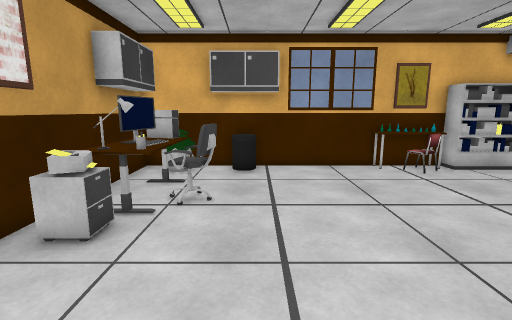
[1] (above)

12 first-person views from a walk through a scene from a Unity 3-D project. The camera is 1.3 m above the floor, tilts 10° down and sees 85° across. The floor is counted in squares, 0.5 m on a side. Each view is taken from the middle of a square. On the plan, view 1 faces up. The plan holds only what a view shows up to about 19 squares ahead; the rest is blank. The place goes on beyond the plan. The player is left out. Some surface patterns are stand-ins.

[2]
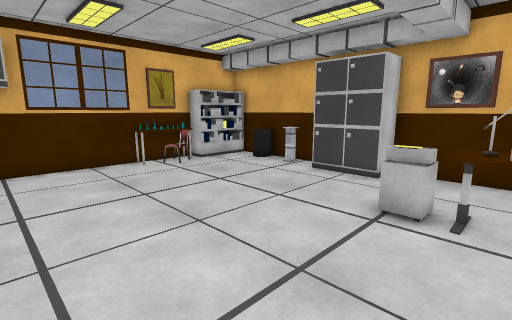

[3]
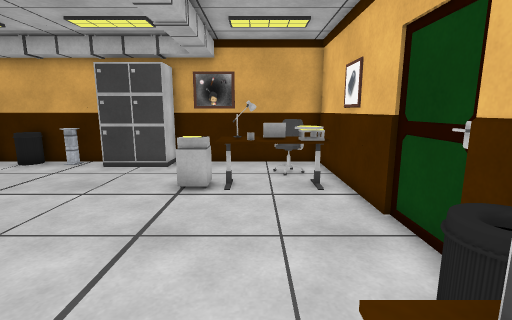

[4]
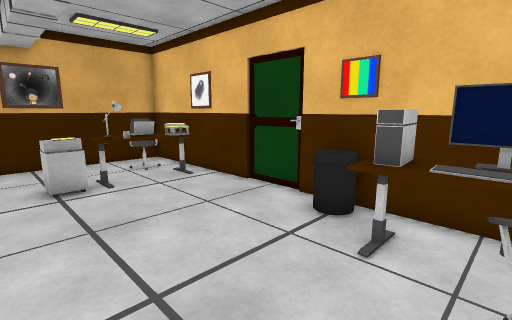

[5]
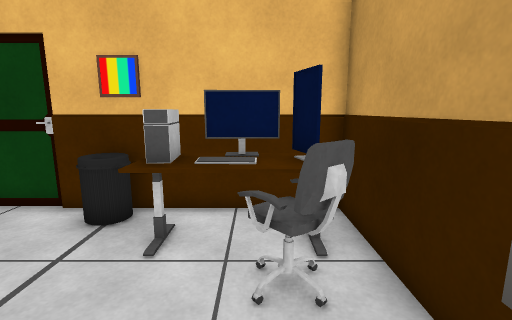

[6]
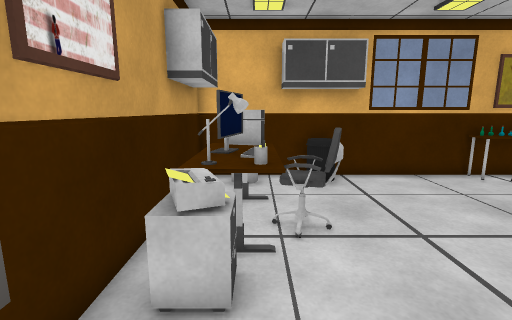

[7]
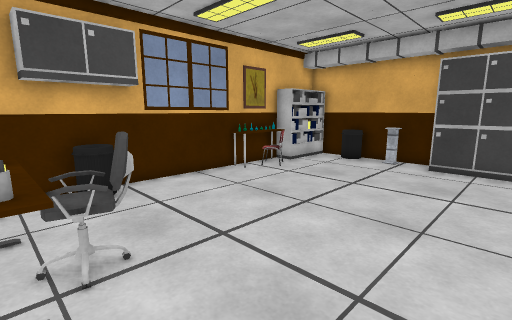

[8]
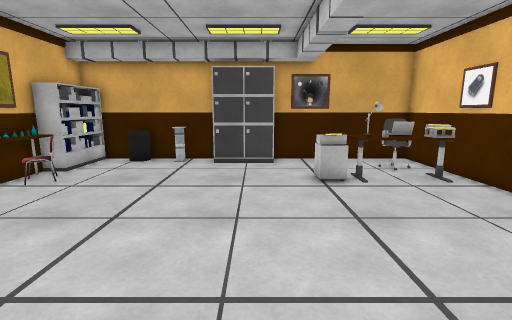

[9]
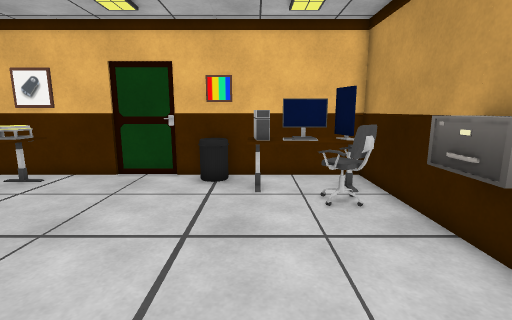

[10]
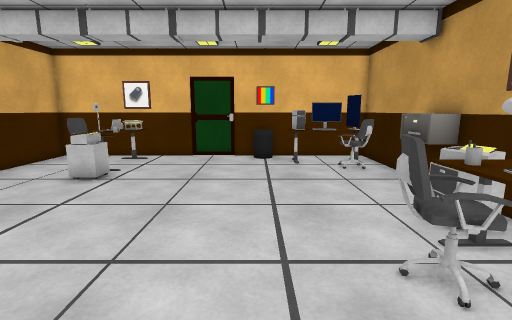

[11]
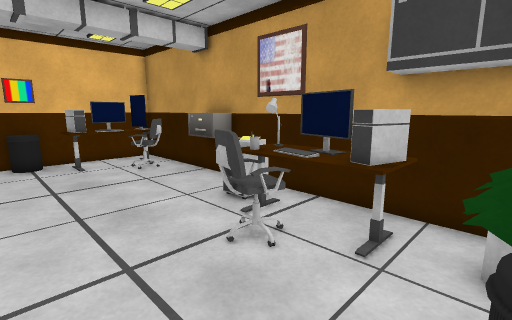

[12]
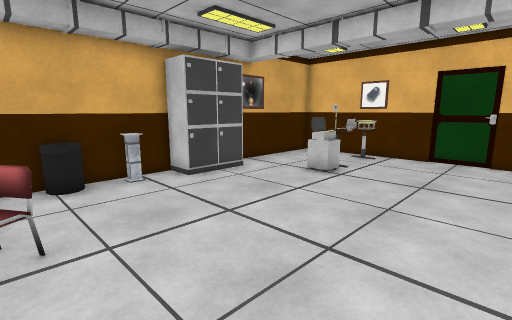

### Floor plan
Points are (right, up) in squares from view 1. A wall is a line through its corners. A room is listed if a view was taken in it or the views show most of it. See-through windows are left out.
Room 1 (views 1, 2, 3, 4, 5, 6, 7, 8, 9, 10, 11, 12)
walls: (8.2, 13.2) (0.4, 13.2); (2.4, -4.4) (4.6, -4.4); (1.4, -4.3) (12.2, -4.3) (12.2, 3.1) (10.8, 3.1) (10.8, 6.1) (12.2, 6.1) (12.2, 9.6); (-1.4, 13.2) (-5.3, 13.2) (-5.3, 3.5); (-5.3, 1.6) (-5.3, -4.3) (-0.4, -4.3)
objects: other object (-5, 2) to (-4, 3); other object (-4, -3) to (-4, -2); other object (-4, -1) to (-3, 0); other object (-4, 5) to (-3, 6); other object (-4, 7); other object (-4, 8) to (-4, 9); other object (-4, 10) to (-3, 10); other object (-4, 11) to (-3, 12); other object (-3, -3) to (-1, -2); other object (-3, -2) to (-2, -2); other object (-3, 7); other object (-3, 8) to (-3, 9); other object (-2, 7) to (-1, 9); other object (-1, 12) to (0, 13); other object (0, -4); other object (0, -4) to (1, -3); other object (7, -3); other object (7, -2); other object (7, -1); other object (7, 0); other object (7, 1) to (8, 2); other object (7, 11); other object (8, -3); other object (8, -2) to (8, -1); other object (8, 0); other object (9, -3) to (10, -2); other object (9, -1) to (9, 0); other object (9, 12) to (12, 13); other object (11, 8) to (12, 8); other object (11, 10) to (12, 11); other object (11, 13)

Where each view was taken, in squares from view 1:
view 1: 0 up, 0 right, facing up
view 2: 1 down, 0 right, facing up-right
view 3: 1 down, 2 left, facing right
view 4: 3 up, 3 left, facing down-right
view 5: 3 up, 3 left, facing down
view 6: 2 up, 3 left, facing up
view 7: 3 up, 3 left, facing up-right
view 8: 4 up, 3 left, facing right
view 9: 7 up, 1 left, facing down
view 10: 12 up, 1 right, facing down
view 11: 12 up, 2 right, facing down-left
view 12: 12 up, 1 right, facing down-right
